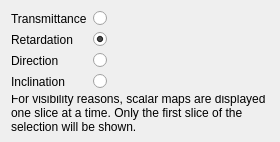
<?xml version="1.0" encoding="UTF-8"?>
<ui version="4.0">
 <class>scalar_toolbox</class>
 <widget class="QWidget" name="scalar_toolbox">
  <property name="geometry">
   <rect>
    <x>0</x>
    <y>0</y>
    <width>280</width>
    <height>142</height>
   </rect>
  </property>
  <property name="windowTitle">
   <string>Scalar Map Toolbox</string>
  </property>
  <layout class="QGridLayout" name="gridLayout">
   <item row="3" column="0">
    <widget class="QLabel" name="label_inclination">
     <property name="text">
      <string>Inclination</string>
     </property>
    </widget>
   </item>
   <item row="0" column="0">
    <widget class="QLabel" name="label_transmittance">
     <property name="text">
      <string>Transmittance</string>
     </property>
    </widget>
   </item>
   <item row="1" column="0">
    <widget class="QLabel" name="label_retardation">
     <property name="text">
      <string>Retardation</string>
     </property>
    </widget>
   </item>
   <item row="2" column="0">
    <widget class="QLabel" name="label_direction">
     <property name="text">
      <string>Direction</string>
     </property>
    </widget>
   </item>
   <item row="0" column="2" rowspan="4">
    <spacer name="spacer_horizontal">
     <property name="orientation">
      <enum>Qt::Horizontal</enum>
     </property>
     <property name="sizeHint" stdset="0">
      <size>
       <width>40</width>
       <height>20</height>
      </size>
     </property>
    </spacer>
   </item>
   <item row="5" column="0" colspan="3">
    <spacer name="spacer_vertical">
     <property name="orientation">
      <enum>Qt::Vertical</enum>
     </property>
     <property name="sizeHint" stdset="0">
      <size>
       <width>17</width>
       <height>270</height>
      </size>
     </property>
    </spacer>
   </item>
   <item row="3" column="1">
    <widget class="QRadioButton" name="checkbox_inclination">
     <property name="layoutDirection">
      <enum>Qt::LeftToRight</enum>
     </property>
     <property name="text">
      <string/>
     </property>
     <property name="checked">
      <bool>false</bool>
     </property>
    </widget>
   </item>
   <item row="2" column="1">
    <widget class="QRadioButton" name="checkbox_direction">
     <property name="layoutDirection">
      <enum>Qt::LeftToRight</enum>
     </property>
     <property name="text">
      <string/>
     </property>
     <property name="checked">
      <bool>false</bool>
     </property>
    </widget>
   </item>
   <item row="0" column="1">
    <widget class="QRadioButton" name="checkbox_transmittance">
     <property name="layoutDirection">
      <enum>Qt::LeftToRight</enum>
     </property>
     <property name="text">
      <string/>
     </property>
     <property name="checked">
      <bool>false</bool>
     </property>
    </widget>
   </item>
   <item row="1" column="1">
    <widget class="QRadioButton" name="checkbox_retardation">
     <property name="layoutDirection">
      <enum>Qt::LeftToRight</enum>
     </property>
     <property name="text">
      <string/>
     </property>
     <property name="checked">
      <bool>true</bool>
     </property>
    </widget>
   </item>
   <item row="4" column="0" colspan="3">
    <widget class="QLabel" name="label">
     <property name="text">
      <string>For visibility reasons, scalar maps are displayed one slice at a time. Only the first slice of the selection will be shown.</string>
     </property>
     <property name="wordWrap">
      <bool>true</bool>
     </property>
    </widget>
   </item>
  </layout>
 </widget>
 <tabstops>
  <tabstop>checkbox_transmittance</tabstop>
  <tabstop>checkbox_retardation</tabstop>
  <tabstop>checkbox_direction</tabstop>
  <tabstop>checkbox_inclination</tabstop>
 </tabstops>
 <resources/>
 <connections/>
</ui>
